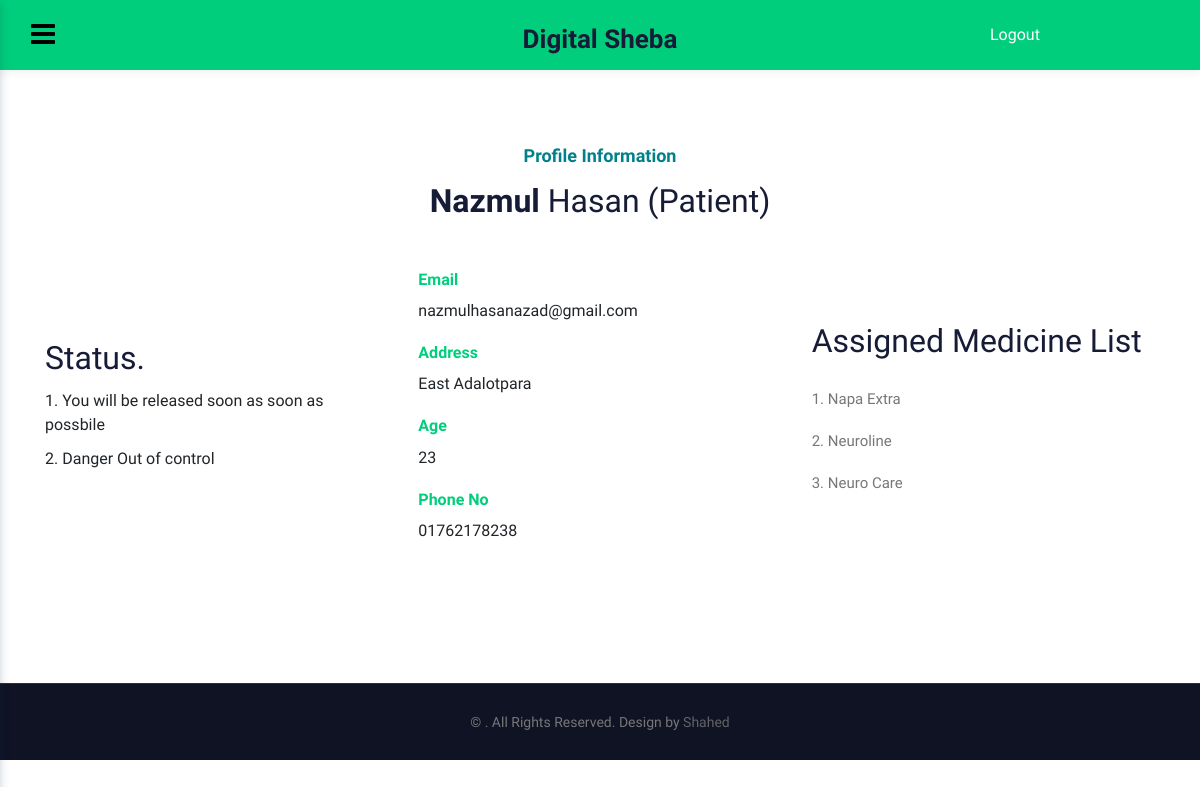
The app's page /patient/profile/ (signed in) with its own data.
### main/models.py (models this page shows, shortened)
class User(AbstractUser):
    is_patient = models.BooleanField(default=False)
    is_doctor = models.BooleanField(default=False)
    is_nurse = models.BooleanField(default=False)
    is_assistant = models.BooleanField(default=False)
    is_admin = models.BooleanField(default=False)
    is_registered = models.BooleanField(default=False)

class PatientHealthReport(models.Model):
    id = models.AutoField(primary_key=True)
    patient = models.ForeignKey(Patient, on_delete=models.CASCADE, blank=True, null=True)
    health_report = models.CharField(max_length=500, blank=True, null=True)
    class Meta:
        db_table = "patient_health_report"

class Patient(models.Model):
    user = models.OneToOneField(User,on_delete=models.CASCADE,primary_key=True,related_name='user')
    full_name = models.CharField(max_length=50, blank=True, null=True)
    address = models.CharField(max_length=500, blank=True, null=True)
    age = models.CharField(max_length=50, blank=True, null=True)
    phone_no = models.CharField(max_length=50, blank=True, null=True)
    released = models.BooleanField(default=False)
    class Meta:
        db_table = "patient_info"

class Medicine(models.Model):
    medicine_name = models.CharField(max_length=120,blank=True, null=True)
    company_name = models.ManyToManyField(MedicineCompany, related_name="company")
    class Meta:
        db_table = "medicine_info"

### patient/views.py (the view)
# urls.py: path('profile/', views.user_profile, name="user_profile"),
def profile(request):
    if request.user.is_authenticated and request.user.is_patient:
        pat = Patient.objects.filter(pk=request.user.pk)
        medicines = assignMedicineNew.objects.filter(patient=pat[0].user.pk)
        report = PatientHealthReport.objects.filter(patient=pat[0].user.pk)
        medicines_new = []
        for i in medicines:
            for j in i.medicine.all():
                if j.medicine_name not in medicines_new:
                    medicines_new.append(j.medicine_name)
        context = {"title":"Profile | {}".format(pat[0].full_name),'patient':pat[0],'medicine_name':medicines_new,'report':report}
        return render(request, 'patient_profile.html',context)
    else:
        return redirect('/patient/home')

### patient/templates/patient_profile.html (shortened to what this page needs)
{%extends 'patient_base.html'%}
{%load static%}
{%block main_content%}
<section class="w3l-about1 py-5" id="intro">
    <div class="new-block top-bottom py-md-4">
        <div class="container">
            <div class="title-content text-center">
                <h6 class="sub-title">Profile Information</h6>
                <h3 class="hny-title"><span>{{user.first_name | title}}</span> {{user.last_name | title}} (Patient)</h3>
            </div>
            <div class="row mt-lg-5 mt- align-items-center">
                <div class="col-lg-4 middle-section text-left">
                    <div class="section-width mb-lg-4">
                        {%if report%}
                        <h3 class="hny-title">Status.</h3>
                        {%for i in report%}
                        <ul>
                            <li>{{forloop.counter}}. <span>{{i.health_report}}</span></li>
                        </ul>
                        {%endfor%}
                        {%endif%}
                    </div>
                </div>
                <div class="col-lg-4 left-section my-lg-0 my-4 pr-lg-4">
                    <div class="progress-abodehny-inf">
                        <div class="progress-info">
                            <h6 class="progress-tittle">Email</h6>
                            <span>{{user.email}}</span>
                        </div>
                        <div class="progress-info">
                            <h6 class="progress-tittle">Address
                            </h6>
                            <span>{{patient.address}}</span>
                        </div>
                        <div class="progress-info">
                            <h6 class="progress-tittle">Age</h6>
                            <span>{{patient.age}}</span>
                        </div>
                        <div class="progress-info">
                            <h6 class="progress-tittle">Phone No</h6>
                            <span>{{patient.phone_no}}</span>
                        </div>
                    </div>
                </div>
                <div class="col-lg-4 right-section">
                    <h3 class="hny-title">Assigned Medicine List</h3>
                    <br>
                    {%for i in medicine_name%}
                    <p class="p-ab">{{forloop.counter}}. {{i}}</p>
                    {%endfor%}
                </div>
            </div>
        </div>
    </div>
</section>
{%endblock main_content%}

### patient/templates/patient_profile.html (style rules this page uses)
.progress-tittle { color: #00ce7c !important; }
li { list-style-type: none; padding-top: 10px; }

### records on screen
User: first_name "Nazmul", last_name "Hasan", email "nazmulhasanazad@gmail.com"
PatientHealthReport: health_report "You will be released soon as soon as possbile"
PatientHealthReport: health_report "Danger Out of control"
Patient: address "East Adalotpara", age "23", phone_no "01762178238"
Medicine: medicine_name "Napa Extra"
Medicine: medicine_name "Neuroline"
Medicine: medicine_name "Neuro Care"
